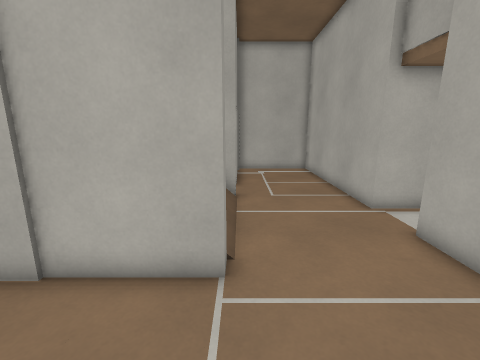
view 1 (above)

24 first-person views from a walk through a 3-D level made in the Godot game engine. The camera is 1.5 m above the floor, tilts 12° down and sees 90° across. The floor is counted in squares, 0.5 m on a side. Each view is taken from the middle of a square. On the plan, view 1 faces up. The plan holds only what a view shows up to about 19 squares ahead; the rest is blank. The place goes on beyond the plan.

view 2
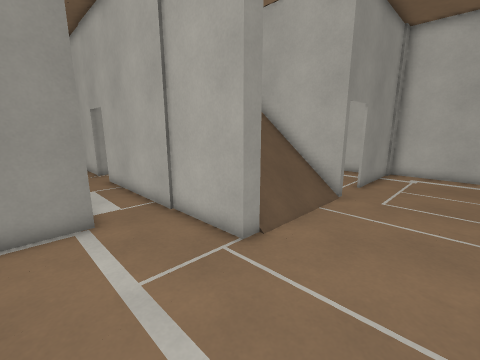

view 3
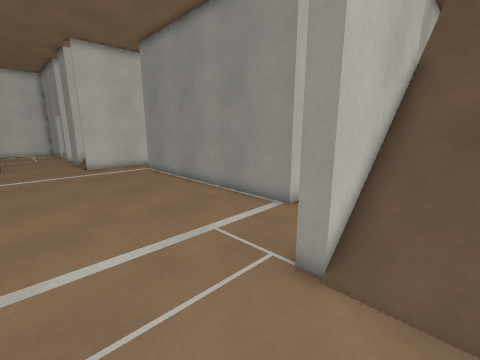

view 4
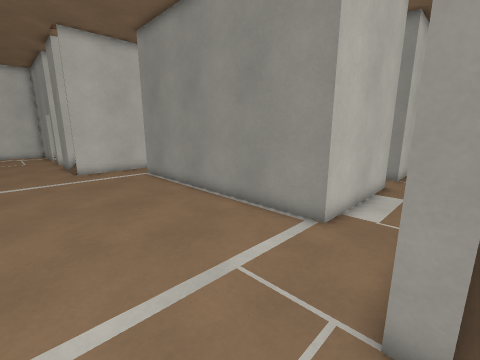

view 5
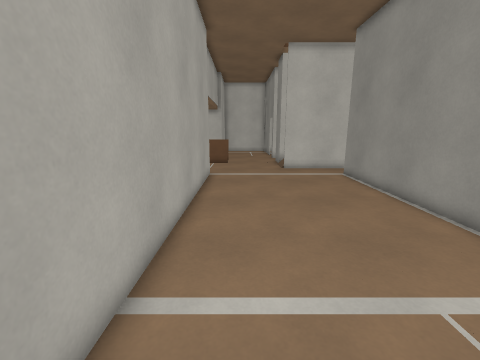

view 6
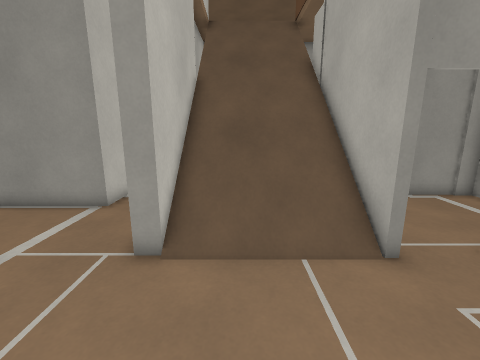

view 7
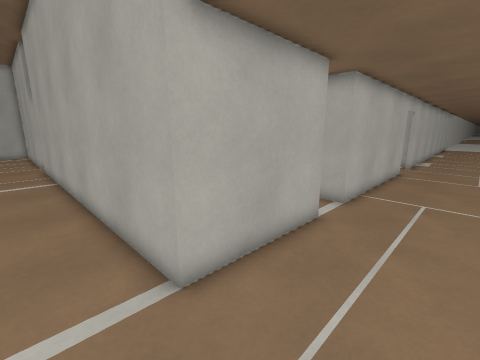

view 8
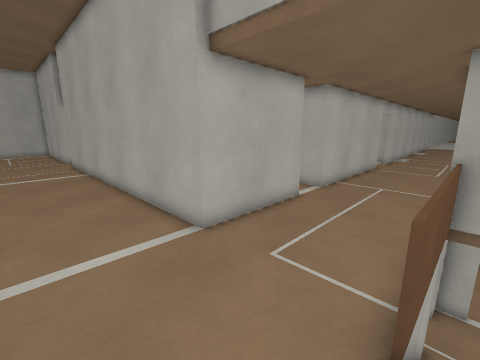

view 9
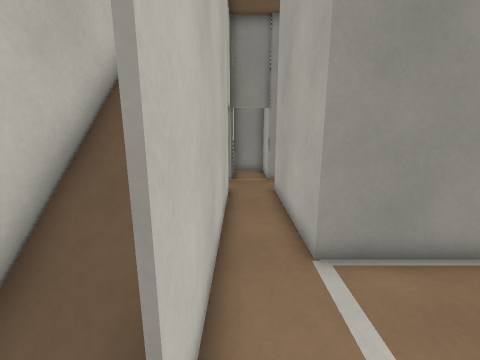

view 10
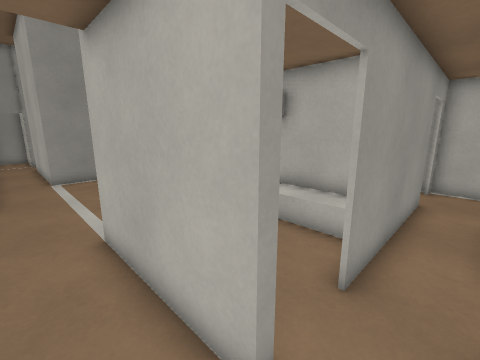

view 11
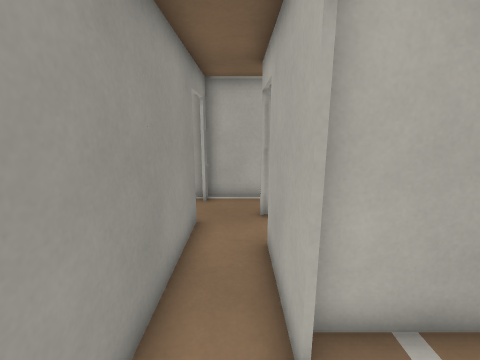

view 12
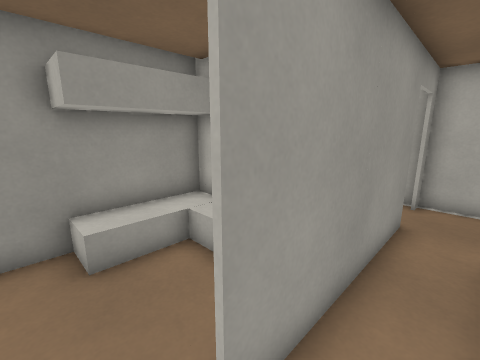

view 13
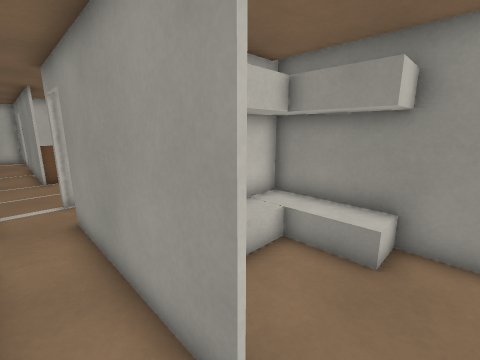

view 14
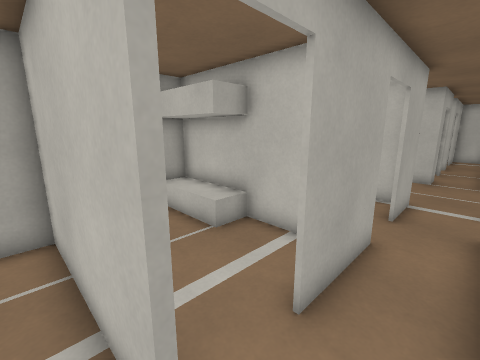

view 15
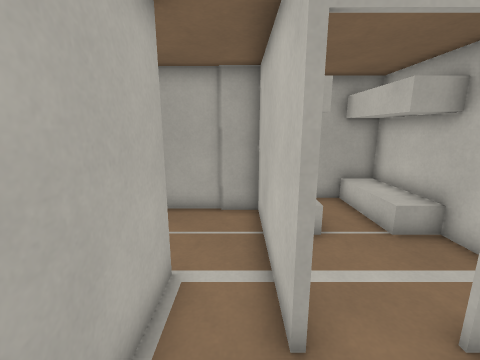

view 16
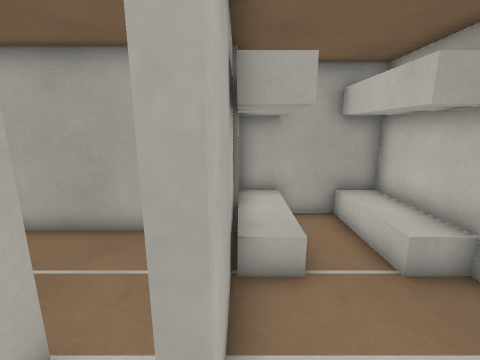

view 17
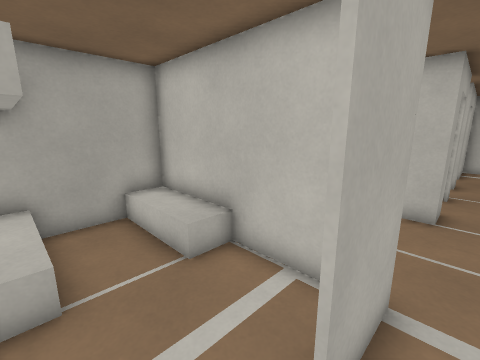

view 18
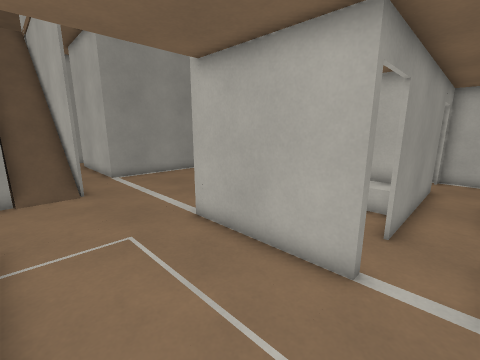

view 19
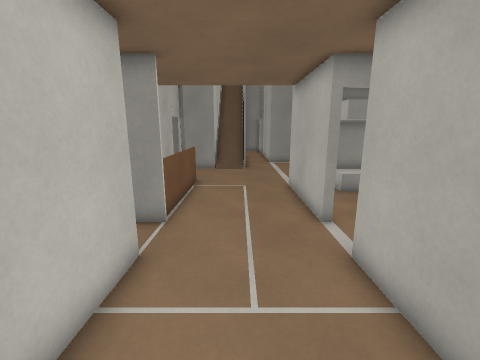

view 20
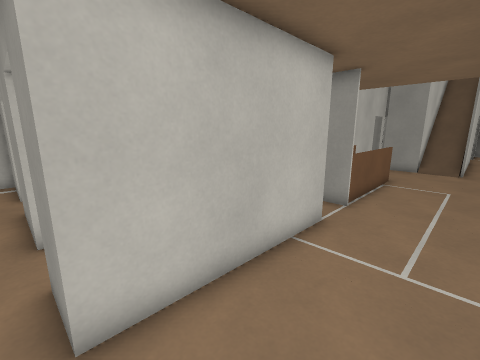

view 21
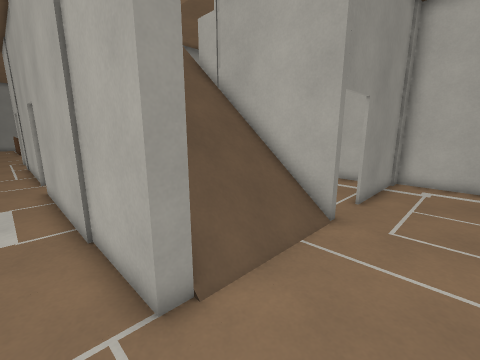

view 22
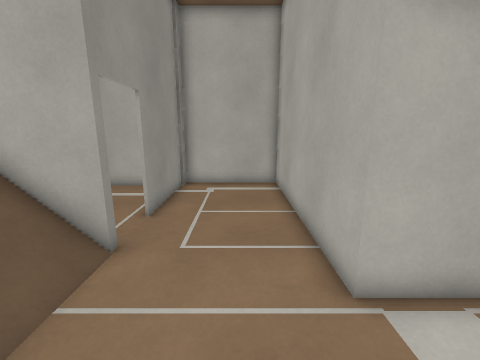

view 23
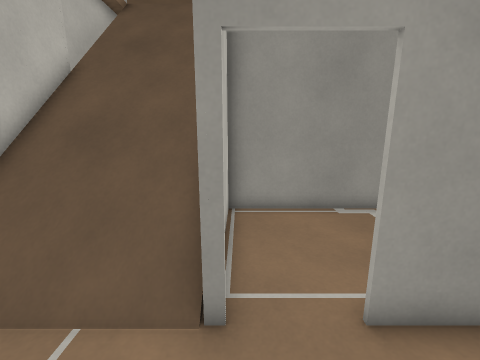

view 24
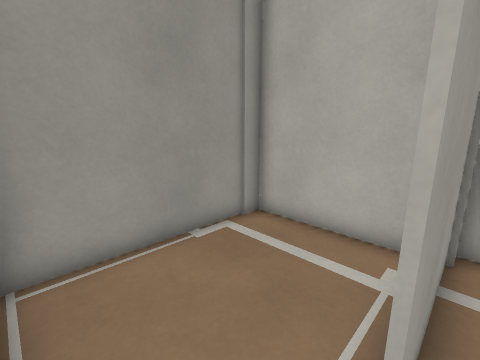

### Floor plan
Key: @ floor where view 1 was taken; # wall or solid block; . floor; / step, stairs or slope; = window, fence, low wall or low ledge; O other object.
Columns run from 16 left of view 1 to 20 right of it. Each row starts with its distance up from view 1.
 18           ############
 17           #.....#....#
 16           #.....#....#
 15           #.....#....#
 14           #.....#....#
 13           #.....#....#
 12           #..........#
 11           ######.....#
 10           ######.....#
  9      ///////////.....###
  8      ///////////......
  7      ///////////......
  6      ///////////.....#             #
  5   #  ###  ######.....#            .#
  4 ###..###########.....#           ..#
  3 .....................#          ...#
  2 ####.########........#    #####....#
  1    #        #........#    #####....#
  0             #...@....#.............#
 -1             #........#.......########
 -2             #........#O...##.....OOO#
 -3             #........#O...##........#
 -4             #........#OOO ##.#......#
 -5             #........#######.#...OOO#
 -6             #........## OO##.########
 -7             #........#O...##.....OOO#
 -8             #........#O...##........#
 -9             #........#O......#......#
-10             #........#.......#...OOO#
-11 ###..########........ #####..########
-12 .....................................
-13   #..................................
-14   ## /##########.....................
-15      ///////////.....................
-16            #####.............#####  .
-17                 ....  =====#.##   ###

Positions as (right, up) in squares from view 1, and headings:
1: (0, 0), facing up
2: (4, 0), facing up-left
3: (4, 7), facing down-left
4: (3, 5), facing down-left
5: (3, 5), facing down
6: (5, 7), facing left
7: (3, -15), facing up-right
8: (1, -17), facing up-right
9: (1, -13), facing left
10: (12, -13), facing up-left
11: (12, -9), facing up
12: (12, -10), facing up-left
13: (12, 0), facing down-left
14: (11, 0), facing down-right
15: (10, 0), facing right
16: (12, -1), facing right
17: (12, -7), facing down-right
18: (12, -16), facing up-left
19: (18, -14), facing left
20: (20, -13), facing down-left
21: (3, 3), facing up-left
22: (3, 5), facing up
23: (3, 11), facing left
24: (0, 11), facing up-left
